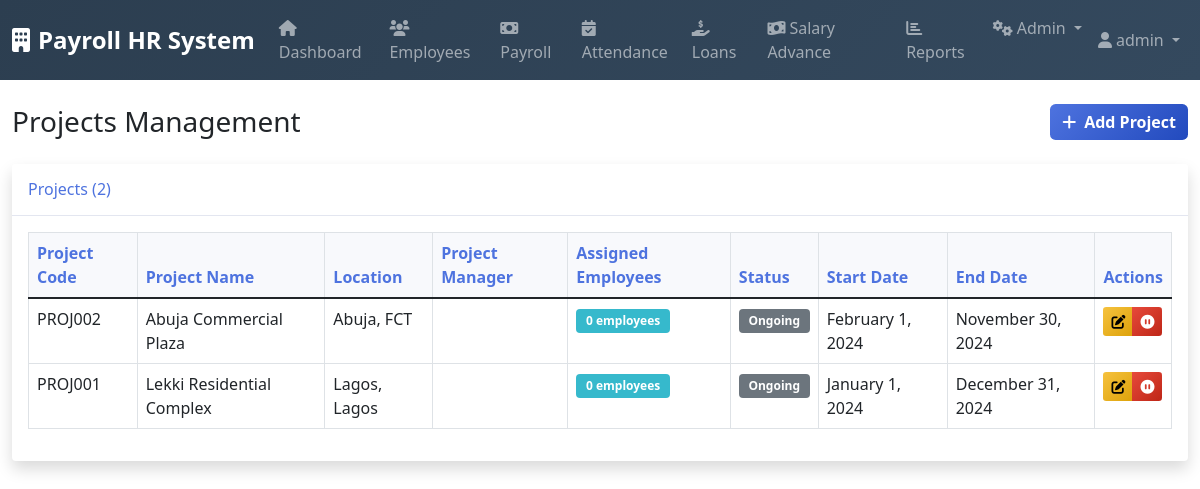
Screenshot of /modules/projects/index.php (signed in) with the database file from the repository.
### tables this page shows
CREATE TABLE `projects` (
  `project_id` int(11) NOT NULL,
  `company_id` int(11) NOT NULL,
  `project_code` varchar(50) NOT NULL,
  `project_name` varchar(255) NOT NULL,
  `project_type` enum('construction','manufacturing','other') NOT NULL,
  `location_address` text DEFAULT NULL,
  `city` varchar(100) DEFAULT NULL,
  `state` varchar(100) DEFAULT NULL,
  `start_date` date DEFAULT NULL,
  `expected_end_date` date DEFAULT NULL,
  `actual_end_date` date DEFAULT NULL,
  `project_status` enum('planned','ongoing','completed','on_hold') DEFAULT 'planned',
  `project_budget` decimal(15,2) DEFAULT NULL,
  `project_manager_id` int(11) DEFAULT NULL,
  `created_at` timestamp NOT NULL DEFAULT current_timestamp()
);

### modules/projects/index.php (the view, shortened to what this page needs)
<?php
require_once '../../includes/functions.php';
$database = new Database();
$db = $database->getConnection();
$projects = [];
try {
    $query = "SELECT p.*,
                     CONCAT(e.first_name, ' ', e.last_name) as project_manager_name,
                     (SELECT COUNT(*) FROM employee_project_assignments epa WHERE epa.project_id = p.project_id AND epa.is_active = 1) as assigned_employees
              FROM projects p
              LEFT JOIN employees e ON p.project_manager_id = e.employee_id
              ORDER BY p.project_name";
    $stmt = $db->prepare($query);
    $stmt->execute();
    $projects = $stmt->fetchAll(PDO::FETCH_ASSOC);
} catch (PDOException $e) {
    error_log("Projects error: " . $e->getMessage());
    $message = '<div class="alert alert-danger">Error loading projects.</div>';
}
include '../../includes/header.php';
?>
<div class="d-flex justify-content-between align-items-center mb-4">
    <h1 class="h3 mb-0 text-gray-800">Projects Management</h1>
    <button class="btn btn-primary" data-bs-toggle="modal" data-bs-target="#addProjectModal">
        <i class="fas fa-plus me-2"></i>Add Project
    </button>
</div>
<div class="card shadow">
    <div class="card-header py-3">
        <h6 class="m-0 font-weight-bold text-primary">Projects (<?php echo count($projects); ?>)</h6>
    </div>
    <div class="card-body">
        <div class="table-responsive">
            <table class="table table-bordered" id="projectsTable">
                <thead>
                    <tr>
                        <th>Project Code</th>
                        <th>Project Name</th>
                        <th>Location</th>
                        <th>Project Manager</th>
                        <th>Assigned Employees</th>
                        <th>Status</th>
                        <th>Start Date</th>
                        <th>End Date</th>
                        <th>Actions</th>
                    </tr>
                </thead>
                <tbody>
                    <?php foreach ($projects as $project): ?>
                    <tr>
                        <td><?php echo htmlspecialchars($project['project_code']); ?></td>
                        <td><?php echo htmlspecialchars($project['project_name']); ?></td>
                        <td><?php echo htmlspecialchars($project['city'] . ', ' . $project['state']); ?></td>
                        <td><?php echo htmlspecialchars($project['project_manager_name']); ?></td>
                        <td>
                            <span class="badge bg-info"><?php echo $project['assigned_employees']; ?> employees</span>
                        </td>
                        <td><?php echo getStatusBadge($project['project_status']); ?></td>
                        <td><?php echo formatDate($project['start_date']); ?></td>
                        <td><?php echo formatDate($project['expected_end_date']); ?></td>
                        <td>
                            <div class="btn-group btn-group-sm">
                                <button class="btn btn-warning edit-project"
                                        data-id="<?php echo $project['project_id']; ?>">
                                    <i class="fas fa-edit"></i>
                                </button>
                                <a href="?action=delete&id=<?php echo $project['project_id']; ?>"
                                   class="btn btn-danger"
                                   onclick="return confirm('Are you sure you want to set this project to on-hold?')">
                                    <i class="fas fa-pause-circle"></i>
                                </a>
                            </div>
                        </td>
                    </tr>
                    <?php endforeach; ?>
                </tbody>
            </table>
        </div>
    </div>
</div>
<?php include '../../includes/footer.php'; ?>

### includes/functions.php (shortened to what this page needs)
<?php
function formatDate($date, $format = 'F j, Y') {
    return date($format, strtotime($date));
}
function getStatusBadge($status) {
    $statuses = [
        'pending' => 'warning',
        'approved' => 'success',
        'rejected' => 'danger',
        'completed' => 'info',
        'active' => 'primary',
        'disbursed' => 'info',
        'defaulted' => 'danger',
        'paid' => 'success',
        'overdue' => 'warning',
        'partial' => 'warning'
    ];
    $color = $statuses[strtolower($status)] ?? 'secondary';
    return '<span class="badge bg-' . $color . '">' . ucfirst($status) . '</span>';
}

### assets/css/styles.css (style rules this page uses)
.card { border: none; box-shadow: 0 0.15rem 1.75rem 0 rgba(58, 59, 69, 0.15); transition: all 0.3s; }
.card-header { background: white; border-bottom: 1px solid #e3e6f0; font-weight: 700; }
.table th { border-top: none; font-weight: 700; color: #4e73df; background-color: #f8f9fc; }
.btn { border-radius: 0.35rem; font-weight: 600; transition: all 0.3s; }
.btn-primary { background: linear-gradient(135deg, #4e73df 0%, #224abe 100%); border: none; }
.btn-warning { background: linear-gradient(135deg, #f6c23e 0%, #dda20a 100%); border: none; }
.btn-danger { background: linear-gradient(135deg, #e74a3b 0%, #be2617 100%); border: none; }
.badge { font-weight: 600; padding: 0.5em 0.8em; }
.text-primary { color: #4e73df !important; }
.bg-info { background-color: #36b9cc !important; }

### rows the page displays
projects: project_code "PROJ002", project_name "Abuja Commercial Plaza", city+state "Abuja, FCT", assigned_employees "0", project_status "Ongoing", start_date "February 1, 2024", expected_end_date "November 30, 2024"
projects: project_code "PROJ001", project_name "Lekki Residential Complex", city+state "Lagos, Lagos", assigned_employees "0", project_status "Ongoing", start_date "January 1, 2024", expected_end_date "December 31, 2024"

### other values shown
$current_user['full_name'] "admin"
count($projects) "2"
